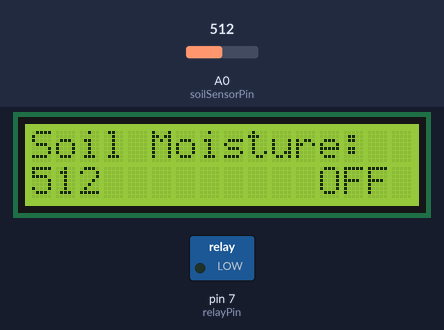
This sketch was run on a simulated Arduino Uno, built with avr-gcc and run on an emulated ATmega328P. Shown: 16×2 character LCD, switched loads named in the sketch (green lamp = pin HIGH). Inputs (shaded band) come from the test bench; at power-on: A0 (soilSensorPin) = 512. What the sketch prints to the serial monitor is not drawn.

Above: at 1.2 s.
1.3 s: A0 (soilSensorPin) set to 488
At 2.9 s:
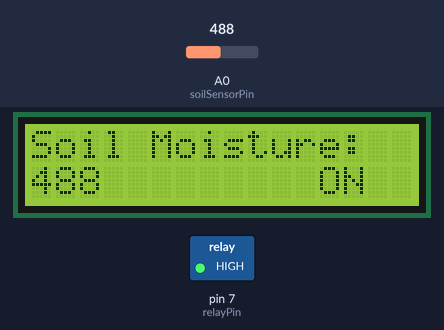
4.0 s: A0 (soilSensorPin) set to 510
At 5.5 s:
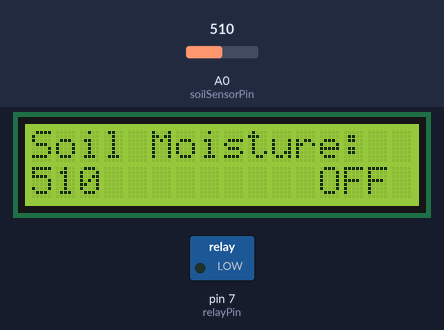
6.7 s: A0 (soilSensorPin) set to 490
At 9.4 s:
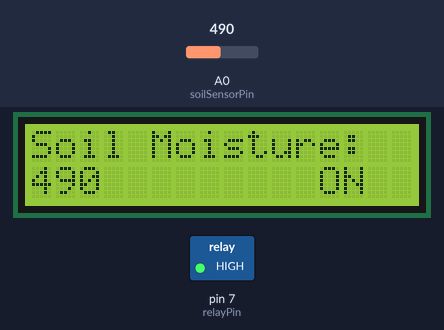
Timing chart, 0 to 10.9 s (numbered marks = the images above; inputs shaded):
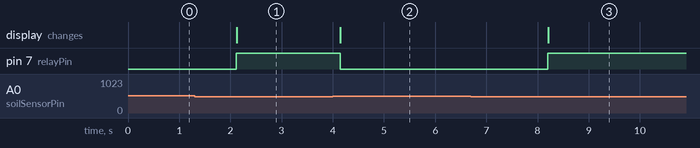

Measured:
- the behaviour switches between 500 and 499 on A0 (soilSensorPin) (found by bisection; images 0 and 1)
- after the input at 1.3 s, pin 7 (relayPin): LOW → HIGH after 0.82 s; the display: changes after 0.82 s (image 1)
- after the input at 4.0 s, pin 7 (relayPin): HIGH → LOW after 0.14 s; the display: changes after 0.15 s (image 2)
- after the input at 6.7 s, pin 7 (relayPin): LOW → HIGH after 1.5 s; the display: changes after 1.5 s (image 3)

The sketch:

smart_agriculture.ino
```cpp
#include <Wire.h>
#include <LiquidCrystal_I2C.h>

// Initialize the LCD. Address 0x27 is common for I2C LCDs. Adjust if needed.
LiquidCrystal_I2C lcd(0x20, 16, 2);

// Pin Definitions
const int soilSensorPin = A0;  // Analog pin connected to soil sensor
const int relayPin = 7;        // Digital pin connected to relay

// Threshold for soil moisture (0-1023)
const int moistureThreshold = 500; // Adjust according to your soil

void setup() {
  lcd.init();           // Initialize LCD
  lcd.backlight();      // Turn on backlight
  pinMode(relayPin, OUTPUT);
  digitalWrite(relayPin, LOW); // Ensure pump is OFF initially
  Serial.begin(9600);
}

void loop() {
  int soilValue = analogRead(soilSensorPin);
  Serial.print("Soil Moisture Value: ");
  Serial.println(soilValue);

  lcd.setCursor(0, 0);
  lcd.print("Soil Moisture:");
  lcd.setCursor(0, 1);
  lcd.print(soilValue);
  lcd.print("       "); // Clear remaining chars

  if (soilValue < moistureThreshold) {
    // Soil is dry, turn on water pump
    digitalWrite(relayPin, HIGH);
    lcd.setCursor(12, 1);
    lcd.print("ON ");
    Serial.println("Pump ON");
  } else {
    // Soil is wet enough, turn off pump
    digitalWrite(relayPin, LOW);
    lcd.setCursor(12, 1);
    lcd.print("OFF");
    Serial.println("Pump OFF");
  }

  delay(2000); // Update every 2 seconds
}
```
